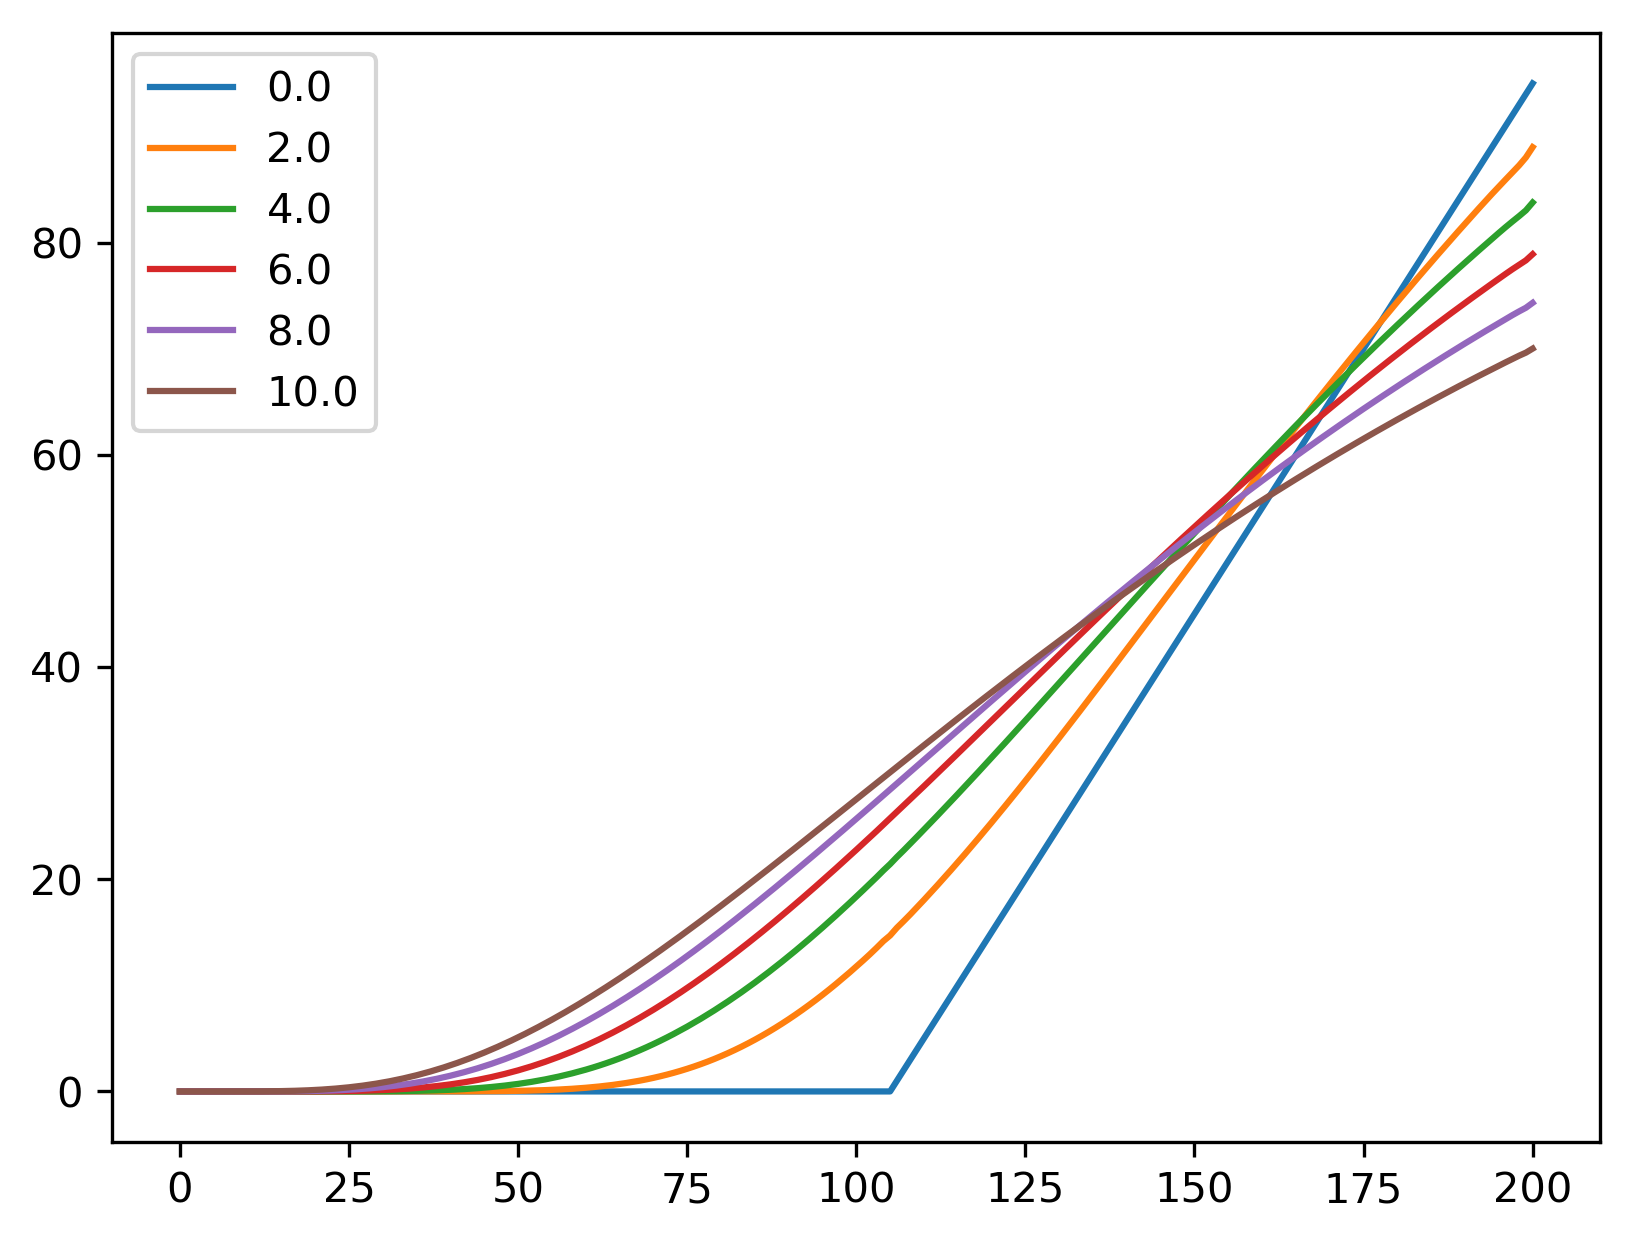

Here is the Python script that generated this plot:
'''
    PDE is
    -DtV + (r-q)*x*DxV + 0.5*sigma^2*x^2*DxxV - r*V = 0
'''

import numpy as np
import pandas as pd
from scipy.sparse import diags
from scipy.linalg import solve_banded
import matplotlib as mpl
import matplotlib.pyplot as plt
import time

'''
    Set up parameters.
'''

r     = 0.03        # risk-free rate
q     = 0           # dividend yield
sigma = 0.2         # volatility of underlying
T     = 10          # horizon (right edge)
Smin  = 0           # top edge
Smax  = 200         # bottom edge
Nt    = 10**2+1     # resolution in time
Nx    = 200+1       # resolution in space
dt    = T/(Nt-1)
dx    = (Smax-Smin)/(Nx-1)
# Call with strike K
K     = 105
# Set up grids
x_grid = np.linspace(Smin,Smax,Nx)
t_grid = np.linspace(0,T,Nt)
# Set up initial conditions
initial_conditions = pd.Series(x_grid).apply(lambda z:max(0,z-K))
# Set up Dirichlet boundary conditions
boundary_bottom    = pd.Series(np.zeros(Nt),index=t_grid)
boundary_top       = pd.Series(max(0,Smax-K)*np.exp(-r*t_grid),index=t_grid)

'''
    Crank–Nicolson method
        Solve linear equation (B+I)v_k+1 = (A_I)v_k + b
        for the explicit matrix A and implicit matrix B.
'''

alpha = pd.Series(0.5*np.linspace(0,Nx,Nx)**2*(sigma**2)*dt/(dx**2),index=x_grid)
beta = pd.Series(0.5*(r-q)*np.linspace(0,Nx,Nx)*dt/dx,index=x_grid)
l_e = alpha-beta ; d_e = 1-r*dt-2*alpha ; u_e = alpha+beta
# Efficiently store sparse tridiagonal matrix
explicit = diags([d_e,u_e.iloc[0:Nx-1],l_e.iloc[1:Nx] ],[0,1,-1])
l_i = -alpha+beta ; d_i = 1+r*dt+2*alpha ; u_i = -alpha-beta

V = pd.DataFrame(np.zeros((Nx,Nt)))
V.iloc[:,0] = initial_conditions
for j in range(1,Nt):       # Approximately 0.1696 seconds on my machine
    Vk             = V.iloc[:,j-1].copy()
    Vk             = explicit*Vk + Vk                           # Forward operator
    Vk.iloc[0]    += (l_e[0]-l_i[0])*boundary_bottom.iloc[j]    # Minor boundary issues
    Vk.iloc[Nx-1] += (u_e[Nx-1]-u_i[Nx-1])*boundary_top.iloc[j] # Minor boundary issues
    V.iloc[:,j]    = solve_banded((1, 1),                       # Solve implicit system
                                  np.array([u_i.shift(1).fillna(0).tolist(),
                                            (d_i+1).tolist(),
                                            l_i.shift(-1).fillna(0).tolist()]),Vk)
V.index = np.linspace(Smin,Smax,Nx)
V.columns = np.linspace(0,T,Nt)

import seaborn as sns
V.iloc[:,[0,20,40,60,80,100]].plot()
plt.savefig('crank_nicolson_method',dpi=300,
            transparent=True,bbox_inches='tight')
plt.close("all")
